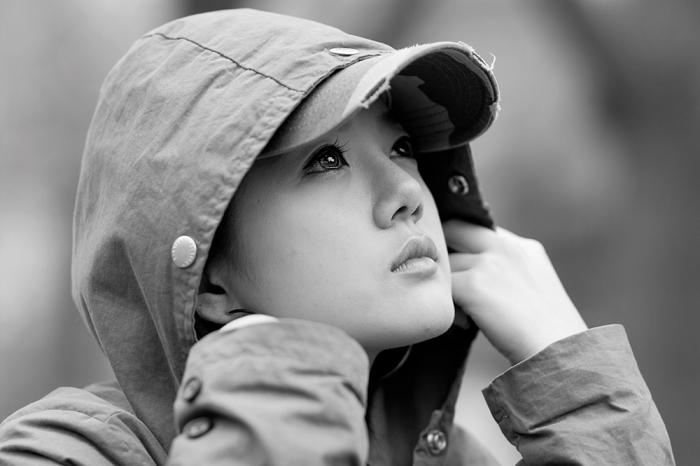
#> input picture BTLXLA_B20DCCN045_Hoàng Văn An/amban.jpg, 700 x 466 px, found by its file name
$ python Neighborhood_operators.py
#> lines starting #> are read from the running program, lines starting #| are printed output that depends on the picture
import cv2
import numpy as np
import matplotlib.pyplot as plt
img = cv2.imread('./amban.jpg', cv2.IMREAD_GRAYSCALE)
#> img: shape (466, 700); min 0, max 255, mean 133.7
kernel_size = 6
min_filtered_img = cv2.erode(img, np.ones((kernel_size, kernel_size), np.uint8), iterations=1)
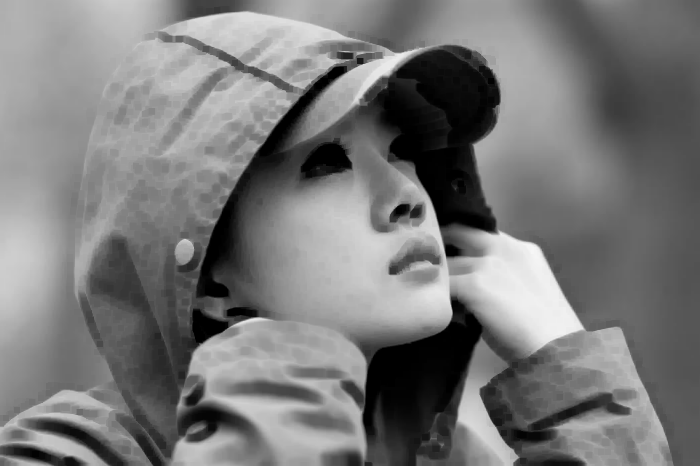
#> min_filtered_img: shape (466, 700); min 0, max 246, mean 120.2
max_filtered_img = cv2.dilate(img, np.ones((kernel_size, kernel_size), np.uint8), iterations=1)
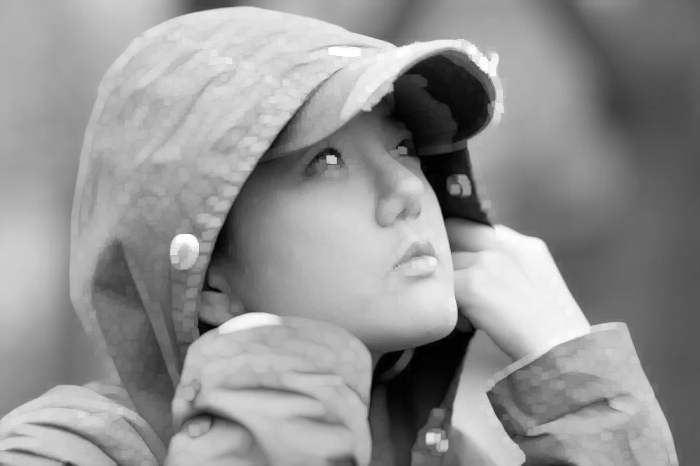
#> max_filtered_img: shape (466, 700); min 0, max 255, mean 146.8
plt.subplot(1, 3, 1)
plt.imshow(img, cmap='gray')
plt.title('Ảnh Gốc')
plt.axis('off')
plt.subplot(1, 3, 2)
plt.imshow(min_filtered_img, cmap='gray')
plt.title('Toán tử láng giềng min')
plt.axis('off')
plt.subplot(1, 3, 3)
plt.imshow(max_filtered_img, cmap='gray')
plt.title('láng giềng max')
plt.axis('off')
plt.show()
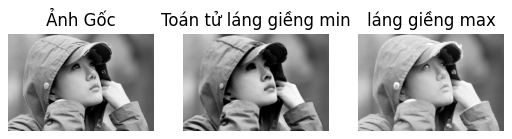
#> figure drawn by matplotlib, 3 panels
